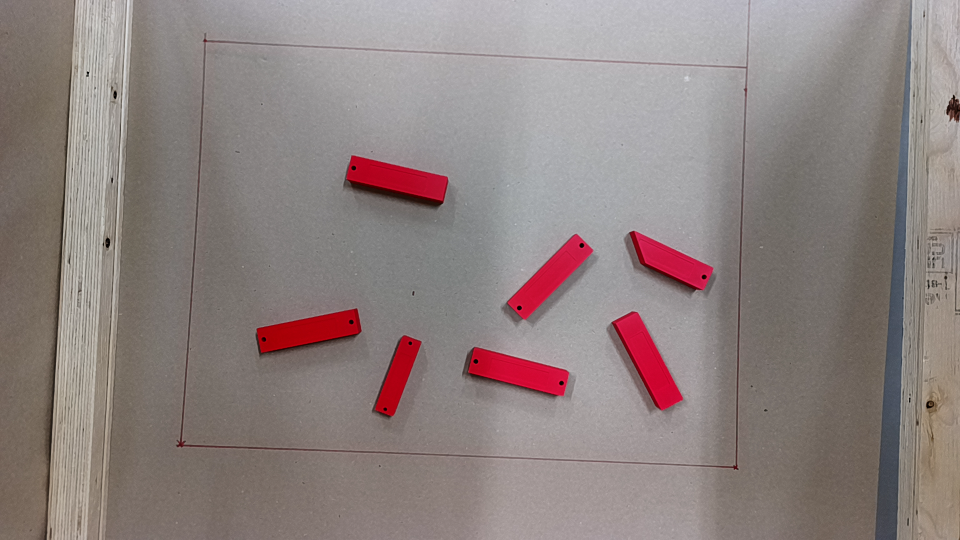
#> input picture 03_data/Sample_images/frame_1764083636036.png, 1920 x 1080 px (shown at 1/2 size)
$ python Vision_settings.py
#> lines starting #> are read from the running program, lines starting #| are printed output that depends on the picture; after the words box and inside, x2 and y2 are one past the last pixel; in counts of white or black regions, pixels touching at a corner belong together
### 01_Vision/Vision_tools.py
from pathlib import Path
import cv2 as cv
import numpy as np

SCRIPT_DIR = Path(__file__).resolve().parent
PROJECT_ROOT = SCRIPT_DIR.parents[0]
IMAGE_DIR = PROJECT_ROOT / "03_data" / "Sample_images"

# Loads capture or stored frame
def load_image(filename):
#> called with filename = 'frame_1764083636036.png'
    path = IMAGE_DIR / filename
    img = cv.imread(str(path))
#> img is the input picture: shape (1080, 1920, 3); mean B, G, R 128, 129.9, 142.1
    if img is None:
        raise FileNotFoundError(f"Image not found: {path}")
    return img

# Downscales image to make it easierer to work with
def downscale(img, scale=0.5):
    h, w = img.shape[:2]
    return cv.resize(img, (int(w*scale), int(h*scale)))

# converts to gray
def to_gray(img): return cv.cvtColor(img, cv.COLOR_BGR2GRAY)

# Applies blur
def blurred(img): return cv.GaussianBlur(img, (5,5), 0)

# Applies binary threshold (maybe we change to different kind of thresholding)
def threshold_binary(img): _, t = cv.threshold(img, 125, 255, cv.THRESH_BINARY); return t

# Detects Edges
def edges(img): return cv.Canny(img, 50, 150)

# returns amount of contours
def get_contours(binary):
    contours, _ = cv.findContours(binary, cv.RETR_EXTERNAL, cv.CHAIN_APPROX_SIMPLE)
    return contours

### 01_Vision/Vision_settings.py
from __future__ import annotations
import cv2 as cv
import numpy as np

from Vision_tools import load_image, downscale


try:
    from Vision_camera import OakCamera
    OAK_AVAILABLE = True
except ImportError:
    OakCamera = None
    OAK_AVAILABLE = False


def nothing(_):
    """Dummy for trackbars."""
    pass


def create_trackbars(window_name: str) -> None:
    """Creates all trackbars in a single 'control' window."""

    cv.namedWindow(window_name, cv.WINDOW_NORMAL)

    # Display scale
    cv.createTrackbar("scale %", window_name, 40, 100, nothing)

    # Blur kernel size
    cv.createTrackbar("blur k", window_name, 5, 31, nothing)

    # Threshold value
    cv.createTrackbar("thresh", window_name, 120, 255, nothing)

    # Canny edges
    cv.createTrackbar("canny low", window_name, 50, 255, nothing)
    cv.createTrackbar("canny high", window_name, 150, 255, nothing)

    # Min contour area
    cv.createTrackbar("min area", window_name, 200, 10000, nothing)

    # HSV range
    cv.createTrackbar("H low", window_name, 0, 179, nothing)
    cv.createTrackbar("H high", window_name, 179, 179, nothing)
    cv.createTrackbar("S low", window_name, 0, 255, nothing)
    cv.createTrackbar("S high", window_name, 255, 255, nothing)
    cv.createTrackbar("V low", window_name, 0, 255, nothing)
    cv.createTrackbar("V high", window_name, 255, 255, nothing)


def get_frame(source: str, filename: str | None, camera: OakCamera | None):
    """gets frame."""
    if source == "image":
        return load_image(filename)

    if source == "camera":
        if not OAK_AVAILABLE or camera is None:
            raise RuntimeError("Camera mode selected but OakCamera is not available.")
        return camera.get_frame()

    raise ValueError(f"Invalid source: {source}")


def vision_settings(source: str = "image",
                 filename: str | None = None) -> None:
    """
    trackbar window used to adjust settings for:
      - scale, blur, threshold, canny, hsv mask, min area.
    Press 'q' or ESC to quit.
    """

    camera = OakCamera() if (source == "camera" and OAK_AVAILABLE) else None

    control_window = "controls"
    create_trackbars(control_window)

    # For image mode we load once and reuse
    base_frame = None
    if source == "image":
        if not filename:
            raise ValueError("filename is required when source='image'")
        base_frame = load_image(filename)

    while True:
        # Get frame
        if source == "camera":
            frame = get_frame(source, filename, camera)
        else:
            frame = base_frame.copy()

        # Read current trackbar values
        scale_percent = max(10, cv.getTrackbarPos("scale %", control_window))
        scale = scale_percent / 100.0

        blur_kernel = cv.getTrackbarPos("blur k", control_window)
        if blur_kernel < 1:
            blur_kernel = 1
        if blur_kernel % 2 == 0:
            blur_kernel += 1

        thresh_val = cv.getTrackbarPos("thresh", control_window)
        canny_low = cv.getTrackbarPos("canny low", control_window)
        canny_high = cv.getTrackbarPos("canny high", control_window)
        if canny_high <= canny_low:
            canny_high = canny_low + 1

        min_area = cv.getTrackbarPos("min area", control_window)

        h_low = cv.getTrackbarPos("H low", control_window)
        h_high = cv.getTrackbarPos("H high", control_window)
        s_low = cv.getTrackbarPos("S low", control_window)
        s_high = cv.getTrackbarPos("S high", control_window)
        v_low = cv.getTrackbarPos("V low", control_window)
        v_high = cv.getTrackbarPos("V high", control_window)

        # Sets ROI and scale frame for display & processing
        x1, x2 = 380, 1478
        y1, y2 = 143, 872
        frame = frame[y1:y2, x1:x2]
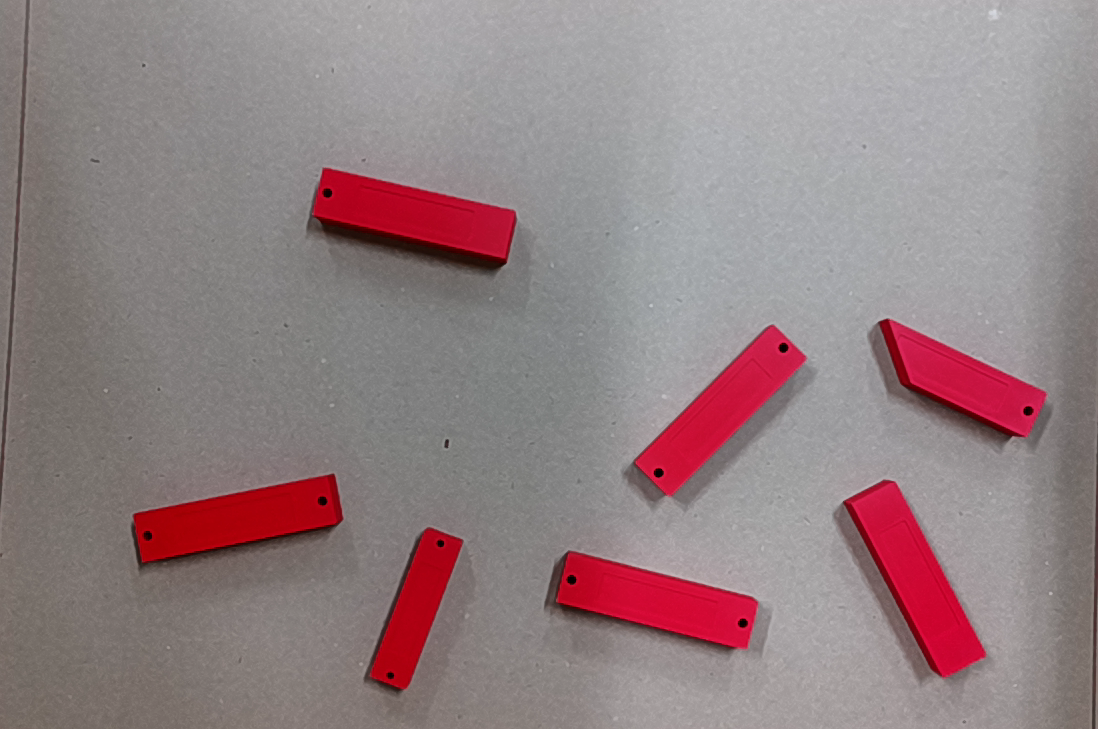
#> frame: shape (729, 1098, 3); mean B, G, R 131.3, 128.8, 147.5

        h, w = frame.shape[:2]
#> h = 729; w = 1098
        frame_small = cv.resize(frame, (int(w * scale), int(h * scale)))

        # HSV mask
        hsv = cv.cvtColor(frame_small, cv.COLOR_BGR2HSV)
#> hsv: shape (291, 439, 3); mean H, S, V 78.4, 32.5, 148.1
        lower = np.array([h_low, s_low, v_low], dtype=np.uint8)
        upper = np.array([h_high, s_high, v_high], dtype=np.uint8)
        mask = cv.inRange(hsv, lower, upper)
#> mask: shape (291, 439); every value is 255
        masked = cv.bitwise_and(frame_small, frame_small, mask=mask)

        # Grayscale + blur
        gray = cv.cvtColor(masked, cv.COLOR_BGR2GRAY)
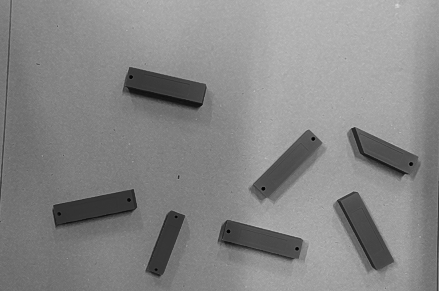
#> gray: shape (291, 439); min 1, max 216, mean 134.5
        blur = cv.GaussianBlur(gray, (blur_kernel, blur_kernel), 0)

        # Threshold + edges
        _, thres = cv.threshold(blur, thresh_val, 255, cv.THRESH_BINARY)
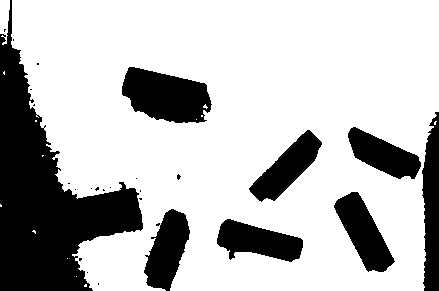
#> thres: shape (291, 439); 73.6% white; 26 black regions (18 under 20 px), largest, box (x1, y1, x2, y2) and area: (0, 0, 143, 291) 16600, (122, 67, 212, 123) 3539, (422, 112, 439, 291) 2406
        edge = cv.Canny(blur, canny_low, canny_high)
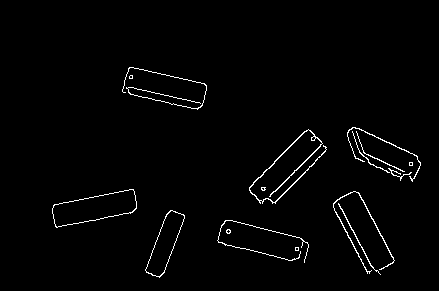
#> edge: shape (291, 439); 1.7% white in thin lines or dots, all inside (x1, y1, x2, y2) = (52, 67, 421, 278)

        # Contours with area filter (maybe we change approach)
        contours, _ = cv.findContours(edge, cv.RETR_LIST,
                                      cv.CHAIN_APPROX_SIMPLE)
#> contours = 24 contours, 16 with area under 20; largest, box (x1, y1, x2, y2) and area: (52, 189, 137, 228) 1872, (52, 189, 137, 228) 1864, (145, 210, 185, 278) 1190, (145, 210, 185, 277) 1172, (249, 129, 327, 204) 188, (333, 191, 395, 274) 84, (347, 127, 421, 182) 44, (338, 203, 381, 275) 35
        big_contours = [c for c in contours if cv.contourArea(c) >= min_area]
#> big_contours = 4 contours; box (x1, y1, x2, y2) and area: (52, 189, 137, 228) 1872, (52, 189, 137, 228) 1864, (145, 210, 185, 278) 1190, (145, 210, 185, 277) 1172

        overlay = frame_small.copy()
        cv.drawContours(overlay, big_contours, -1, (0, 0, 255), 2)
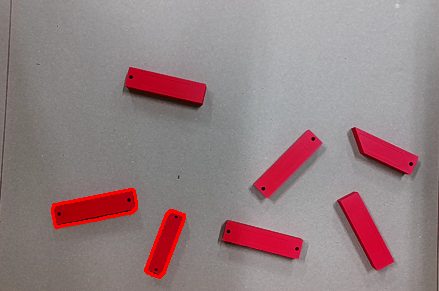
#> overlay: shape (291, 439, 3); mean B, G, R 130.5, 128, 148.8

        # Tilføj: center-prikker for hvert contour (baseret på moments)
        for cnt in big_contours:
            M = cv.moments(cnt)

            if M["m00"] != 0:     # sikrer at der er areal nok til at beregne center
                cx = int(M["m10"] / M["m00"])
                cy = int(M["m01"] / M["m00"])

                # tegn center-prik
                cv.circle(overlay, (cx, cy), 4, (0, 255, 255), -1)

            else:
                # Contour har for lille areal eller er en linje → ingen centroid
                pass
#> this loop made 4 passes
#> (cx, cy) on passes 1 to 4: (164, 243), (164, 243), (94, 207), (94, 207)
#> overlay: shape (291, 439, 3); 0.08% of pixels changed, all inside (x1, y1, x2, y2) = (90, 203, 169, 248)

        # Debug print
        print(f"\rContours: {len(big_contours)} | "
              f"scale={scale:.2f}, blur={blur_kernel}, "
              f"thr={thresh_val}, canny=({canny_low},{canny_high}), "
              f"min_area={min_area}", end="")
#| Contours: 4 | scale=0.40, blur=5, thr=120, canny=(50,150), min_area=200

        # Show windows
        cv.imshow("Frame", frame_small)
        cv.imshow("Mask", mask)
        cv.imshow("Gray", gray)
        cv.imshow("Thresh", thres)
        cv.imshow("Edges", edge)
        cv.imshow("Overlay", overlay)

        key = cv.waitKey(1) & 0xFF
#> (key q is pressed here)
        if key in (27, ord("q")):
            break

    print()
    cv.destroyAllWindows()


if __name__ == "__main__":
    # Start in image mode using your frame
    vision_settings(source="image", filename="frame_1764083636036.png")
    # Later you can test camera mode with:
    # vision_tuner(source="camera")

$ run again, with 03_data/Sample_images/frame_1764083658636.png copied over 03_data/Sample_images/frame_1764083636036.png
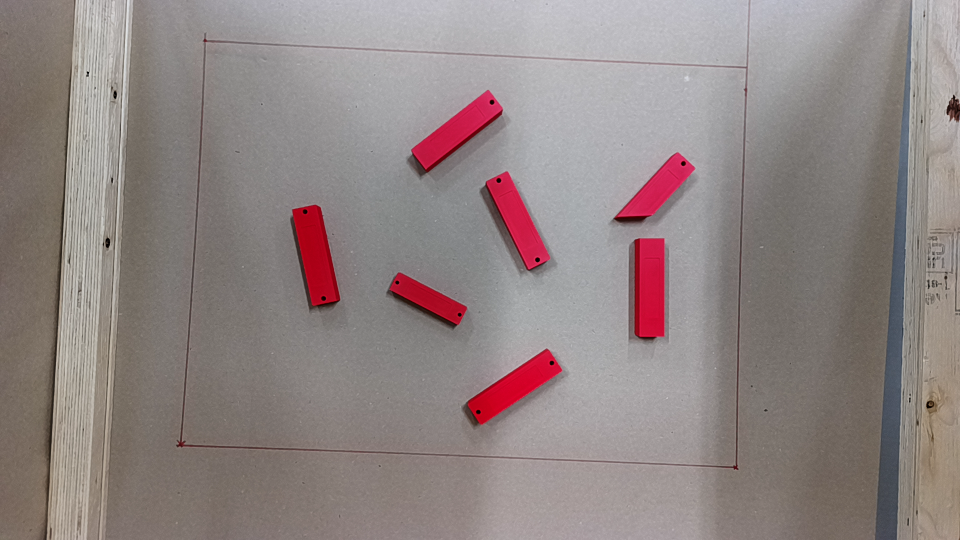
#> input picture 03_data/Sample_images/frame_1764083658636.png, 1920 x 1080 px (shown at 1/2 size)
#> in load_image, img is the input picture: shape (1080, 1920, 3); mean B, G, R 131.7, 132.9, 144.5
#> hsv: shape (291, 439, 3); mean H, S, V 87.2, 30.6, 150.9
#> mask: shape (291, 439); every value is 255
#> in vision_settings, `_, thres = cv.threshold(blur, thresh_val, 255, cv.THRESH_BINARY)`:
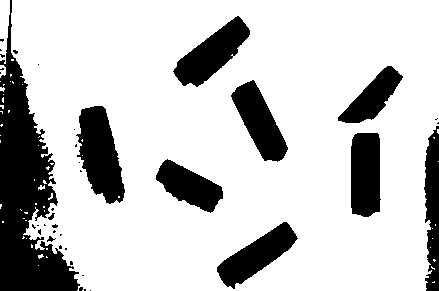
#> thres: shape (291, 439); 78% white; 39 black regions (28 under 20 px), largest, box (x1, y1, x2, y2) and area: (0, 0, 80, 291) 10106, (76, 106, 125, 204) 2997, (173, 16, 250, 87) 2469
#> edge: shape (291, 439); 1.7% white in thin lines or dots, all inside (x1, y1, x2, y2) = (80, 15, 404, 284)
#> contours = 28 contours, 12 with area under 20; largest, box (x1, y1, x2, y2) and area: (80, 106, 120, 191) 2088, (80, 106, 120, 191) 2080, (173, 15, 250, 86) 1980, (350, 133, 380, 217) 1918, (354, 133, 380, 215) 1903
#> big_contours = 10 contours; largest, box (x1, y1, x2, y2) and area: (80, 106, 120, 191) 2088, (80, 106, 120, 191) 2080, (173, 15, 250, 86) 1980, (350, 133, 380, 217) 1918, (354, 133, 380, 215) 1903
#> the loop in vision_settings, `for cnt in big_contours:` made 10 passes
#> (cx, cy) on passes 1 to 8: (256, 252), (256, 252), (366, 172), (366, 172), (99, 147), (99, 147), (373, 92), (373, 92)
#> after the loop in vision_settings, `for cnt in big_contours:`:
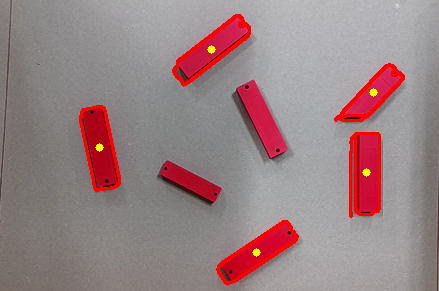
#> overlay: shape (291, 439, 3); mean B, G, R 132.1, 129.6, 153.6
#| Contours: 10 | scale=0.40, blur=5, thr=120, canny=(50,150), min_area=200

$ run again, with 03_data/Sample_images/frame_1764083678980.png copied over 03_data/Sample_images/frame_1764083636036.png
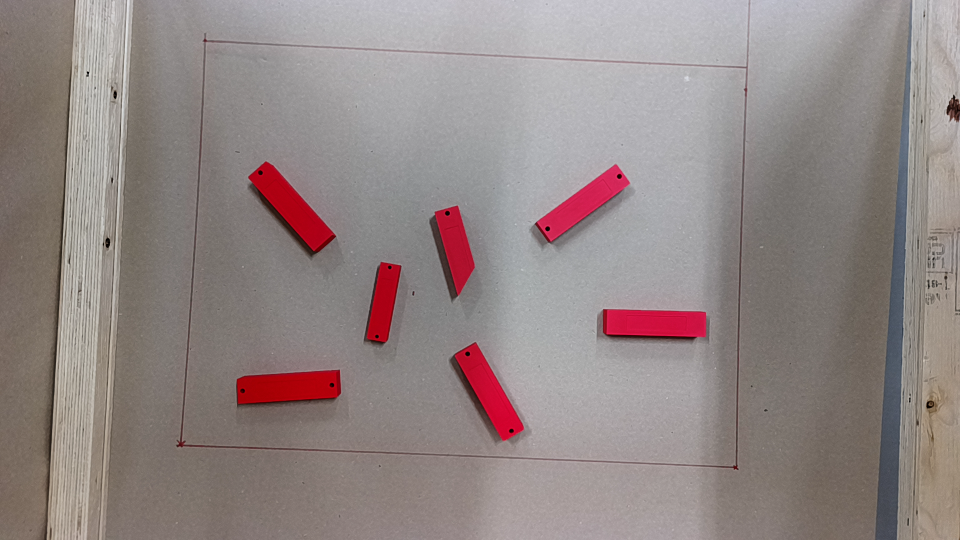
#> input picture 03_data/Sample_images/frame_1764083678980.png, 1920 x 1080 px (shown at 1/2 size)
#> in load_image, img is the input picture: shape (1080, 1920, 3); mean B, G, R 133.3, 134.6, 146.4
#> hsv: shape (291, 439, 3); mean H, S, V 88.9, 31.3, 153.1
#> mask: shape (291, 439); every value is 255
#> in vision_settings, `_, thres = cv.threshold(blur, thresh_val, 255, cv.THRESH_BINARY)`:
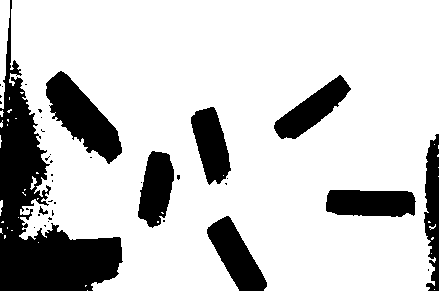
#> thres: shape (291, 439); 78.9% white; 38 black regions (29 under 20 px), largest, box (x1, y1, x2, y2) and area: (0, 0, 123, 291) 11655, (46, 71, 122, 164) 3263, (207, 216, 267, 291) 2209
#> edge: shape (291, 439); 1.4% white in thin lines or dots, all inside (x1, y1, x2, y2) = (37, 72, 416, 291)
#> contours = 20 contours, 12 with area under 20; largest, box (x1, y1, x2, y2) and area: (46, 72, 117, 149) 2204, (47, 72, 117, 148) 2075, (37, 238, 121, 268) 1998, (37, 238, 121, 268) 1986, (139, 152, 169, 220) 1228, (139, 152, 169, 219) 1216, (272, 74, 352, 144) 135, (207, 216, 267, 291) 80
#> big_contours = 6 contours; box (x1, y1, x2, y2) and area: (46, 72, 117, 149) 2204, (47, 72, 117, 148) 2075, (37, 238, 121, 268) 1998, (37, 238, 121, 268) 1986, (139, 152, 169, 220) 1228, (139, 152, 169, 219) 1216
#> the loop in vision_settings, `for cnt in big_contours:` made 6 passes
#> (cx, cy) on passes 1 to 6: (78, 252), (78, 252), (153, 184), (153, 185), (79, 109), (79, 109)
#> after the loop in vision_settings, `for cnt in big_contours:`:
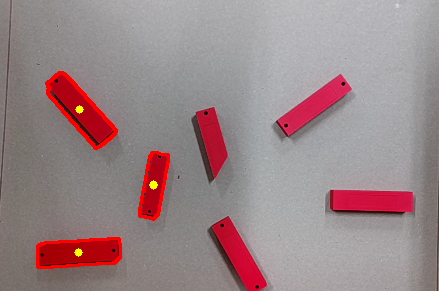
#> overlay: shape (291, 439, 3); mean B, G, R 135.9, 133.2, 154.4
#| Contours: 6 | scale=0.40, blur=5, thr=120, canny=(50,150), min_area=200
